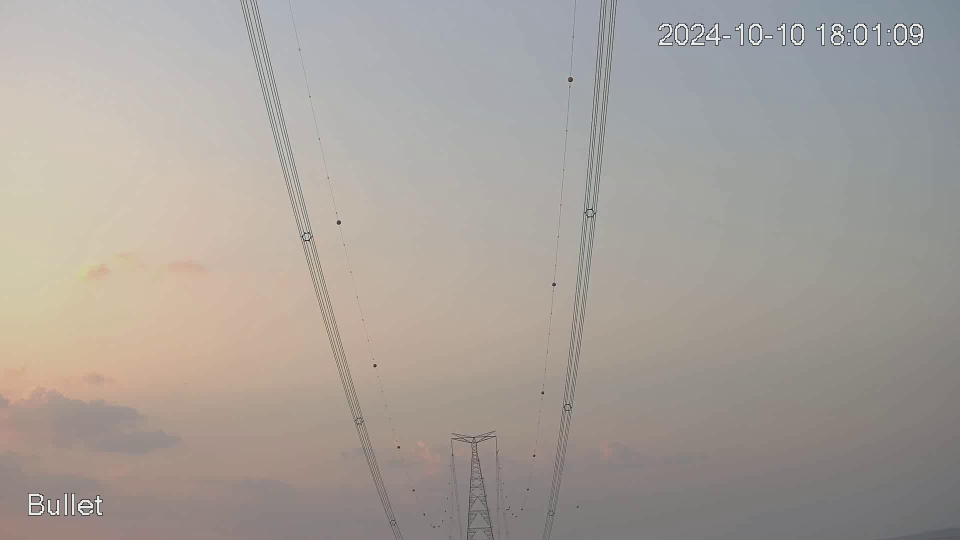
#> input picture foto3.jpg, 1920 x 1080 px, found by its file name (shown at 1/2 size)
$ jupyter execute --allow-errors calculate_angles.ipynb
#> lines starting #> are read from the running program, lines starting #| are printed output that depends on the picture
[cell 1]
import numpy as np
import cv2
import glob
import yaml
import pathlib

[cell 2]
with open("calibration_matrix.yaml", "r") as f:
    data = yaml.safe_load(f)
data

[cell 3]
src_points = np.array([
    [[1080/2, 1920/2]],    # Center point
    [[1080, 1920]],    # Bottom-right
    [[1080/2, 1920/2]],     # Top-left
    [[0,0]]
], dtype=np.float32)


h,  w = (1080,1920)

mtx = np.array(data['camera_matrix'])
dist = np.array(data['dist_coeff'])
newcameramtx, roi = cv2.getOptimalNewCameraMatrix(mtx, dist, (w,h), 1, (w,h))

cv2.undistortPoints(src_points, cameraMatrix=mtx, distCoeffs=dist)

[cell 4]
# some preparation
for s in src_points:
    x, y = s[0]
    x_n = (x - data['camera_matrix'][0][2]) / data['camera_matrix'][0][0]
    y_n = (y - data['camera_matrix'][1][2]) / data['camera_matrix'][1][1]
    print(f"({x}, {y}) \t-> ({x_n}, {y_n})")
    theta_h = np.arctan2(x_n, 1)
    theta_v = np.arctan2(y_n, 1)
    print(f"theta_h: {theta_h} rad, theta_v: {theta_v} rad")
    print(f"theta_h: {np.degrees(theta_h)} degree, theta_v: {np.degrees(theta_v)} degree")
    #
    print("Using cv2.undistortPoints:")
    x_n, y_n = cv2.undistortPoints(s, cameraMatrix=np.array(data['camera_matrix'])
                                , distCoeffs=np.array(data['dist_coeff']))[0][0]
    theta_h = np.arctan2(x_n, 1)
    theta_v = np.arctan2(y_n, 1)
    print(f"theta_h: {theta_h} rad, theta_v: {theta_v} rad")
    print(f"theta_h: {np.degrees(theta_h)} degree, theta_v: {np.degrees(theta_v)} degree")

    print()

Show FOV

[cell 5]
def get_fov(camera_matrix, image_size):
    fx = camera_matrix[0][0]
    fy = camera_matrix[1][1]
    cx = camera_matrix[0][2]
    cy = camera_matrix[1][2]

    width, height = image_size

    fov_x = 2 * np.arctan(width / (2 * fx))
    fov_y = 2 * np.arctan(height / (2 * fy))

    return np.degrees(fov_x), np.degrees(fov_y)

for camera_matrix in [mtx, newcameramtx]:
    print(get_fov(camera_matrix, (1920, 1080)))

# Create Function to get the angle:

[cell 6]
def get_angles(camera_matrix, coordinates, VERBOSE = False):
    # coordinates is the boundbox of the image
    x = (coordinates[0] + coordinates[2])/2
    y = (coordinates[1] + coordinates[3])/2
    mtx, dist = np.array(data['camera_matrix']), np.array(data['dist_coeff'])

    src = np.array([[[x, y]]], dtype=np.float32)
    x_n, y_n = cv2.undistortPoints(src, cameraMatrix= mtx
                                    , distCoeffs= dist)[0][0]
    # y_n is z_n at the article

    theta_azimute = np.arctan2(1,x_n)
    phi_polar = np.arccos(y_n / np.sqrt(x_n**2 + y_n**2 + 1) )

    if VERBOSE:
        print(f"pixesl ({x},{y}) \t-> normalized pos: ({x_n:.2}, {y_n:.2}, 1) \t-> angle (azimute, polar): " + \
              f"({np.rad2deg(theta_azimute):.3}º, {np.rad2deg(phi_polar):.3}º) \t-> 800*cos: ({800*np.cos(theta_azimute):.1f},{800*np.cos(phi_polar):.1f})")

    return theta_azimute, phi_polar

print("Upper Left")
get_angles(data, (0, 0, 0, 0),True)
print("Center")
get_angles(data, (0, 0, 1920, 1080),True)
print("Lower right")
get_angles(data, (1920, 1080, 1920, 1080),True)
# [6 lines of commented-out code are left out]

## Get values from a real flight (from CSV)

Using rotation angle of 7 degrees found

[cell 7]
def rot_x(theta):
    rot_matrix = np.array([
        [1,        0,           0       ],
        [0, np.cos(theta), -np.sin(theta)],
        [0, np.sin(theta), np.cos(theta)]
    ])
    return(rot_matrix)

#> (a cell that did not finish here is left out)

[cell 9]
import glob
import pandas as pd
import matplotlib.pyplot as plt
altura_camera = (12000 + 4360 + 12000 + 2500)* 10**-3

rotation_angle = np.deg2rad(7)
rotatation_matrix = rot_x(rotation_angle)

FPS = 15
CSVs = glob.glob('./results/*.csv')

#> (the rest of this cell did not finish here and is left out)

## Use a fake flight from Left to right

[cell 10]
vector_angles = []
vector_cartesian = []
time_vector = []
rotation_angle = np.deg2rad(7)
rotatation_matrix = rot_x(rotation_angle)
#> (the rest of this cell did not finish here and is left out)

### Calcular distancia pra catenaria

[cell 11]
from scipy.optimize import newton
from scipy.optimize import minimize


# Dados do cabo
w = 2.2204  # kgf/m
T0 = 3095.3485  # kgf
L = 828.64  # m
h = -0  # m (desnível)

altura_torre = (115360 + 9640) * 10**-3
metade_horizontal = 14300 * 10**-3

# Parâmetro da catenária
a = T0 / w

# Função para calcular a catenária nivelada (h = 0)
def catenaria(x):
    return a * np.cosh(x / a)

# Flecha (nívelada)
f = catenaria(L/2) - a

y = np.linspace(-L/2, L/2, 500) + L/2 # Frente
z = catenaria(y)-a+altura_torre-f  # Ajuste para y=0 no ponto mais baixo
x_menos = np.ones(y.shape)*(-metade_horizontal)
x_mais = np.ones(y.shape)*(metade_horizontal)


def distance_to_catenary(vector_cartesian):
    distances = []
    for bird_pos in vector_cartesian:
        x_bird, y_bird, z_bird = bird_pos

        min_distance = 9999
        final_result = 0
        for x_cable in [-metade_horizontal, metade_horizontal]:
            def objective_function(y):
                # Calculate the distance between the point and the catenary at a given y
                z_catenary = catenaria(y-L/2)-a+altura_torre-f
                distance = np.sqrt((x_cable - x_bird)**2 + (y - y_bird)**2 + (z_catenary - z_bird)**2)
                return distance

            # Use minimize to find the y that minimizes the distance
            result = minimize(objective_function, y_bird, bounds=[(0, L)]) #bounds=[(min(y), max(y))]
            if min_distance > result.fun:
                final_result = result

        optimal_y = final_result.x[0]
        min_distance = final_result.fun
        distances.append(min_distance)
    return distances

distances = distance_to_catenary(vector_cartesian)
#> (the rest of this cell did not finish here and is left out)

[cell 12]
CONSTANT = metade_horizontal #14.3

# [15 lines left out: function distance_to_catenary, not called in this run]

# [6 lines of commented-out code are left out]

[cell 13]
vector_cartesian

### Check: Usar uma imagem onde sabemos as posições

[cell 14]
radius = 840
altura_torre = (115360 + 9640) * 10**-3
vector_cartesian = []

#> (the rest of this cell did not finish here and is left out)

[cell 15]
img = cv2.imread('foto3.jpg')
#> img is the input picture: shape (1080, 1920, 3); mean B, G, R 154.1, 160, 166.5
radius = 829
ref_point = []
ref_3d_point = []
# [19 lines left out: function click_event, not called in this run]
            # cv2.putText()


# Create a window and set the callback function
cv2.imshow('image', img)
cv2.setMouseCallback('image', click_event)

cv2.waitKey(0)
cv2.destroyAllWindows()

ref_point

### Encontrar a Rotação da camera

Considerar a rotação "cima baixo da camera" (usar rotação no eixo X):
https://en.wikipedia.org/wiki/Rotation_matrix

[cell 16]
def rot_x(theta):
    rot_matrix = np.array([
        [1,        0,           0       ],
        [0, np.cos(theta), -np.sin(theta)],
        [0, np.sin(theta), np.cos(theta)]
    ])
    return(rot_matrix)

def MSE_rot(theta,ref_3d_point,altura_camera,altura_torre):
#> called with theta = 1, altura_camera = 30.86, altura_torre = 125
    rot_matrix = rot_x(theta)
    MSE = 0
    for point in ref_3d_point:
        point.resize(3,1)
        calculeted = (rot_matrix@point)[2] + altura_camera
        calculeted = np.sin(theta)*point[1] + np.cos(theta)*point[2] + altura_camera
        error = calculeted - altura_torre
        MSE += error**2
    MSE = MSE/len(ref_3d_point)

    return MSE

#> (the rest of this cell did not finish here and is left out)

$\min_{\theta} \{ h_{calculated} (\theta) - h_{real}$ \} =
$\min_{\theta} \{ (R_x(\theta) Pos_z + h_{camera}) - h_{real}$ \}

[cell 17]
from scipy.optimize import minimize

# theta_opt = minimize(lambda x: MSE_rot(x,ref_3d_point,altura_camera,altura_torre), 1)
num_point = 0
values = []
for num_point in range(len(ref_3d_point)):
    theta_opt = minimize(lambda x: find_error(x,ref_3d_point[num_point],altura_camera,altura_torre), np.deg2rad(5))
    print(theta_opt.success, theta_opt.message)
    values.append(theta_opt.x)
    print("Error found: ",find_error(theta_opt.x,ref_3d_point[num_point],altura_camera,altura_torre))

print(f"\nValues found ({np.rad2deg(values)} degrees)")

Using $\theta = 7$ degree

[cell 18]
img = cv2.imread('foto3.jpg')
radius = 840
rot_angle = np.deg2rad(5)
rot_matrix = rot_x(rot_angle)
ref_point = []
ref_3d_point = []
# [20 lines left out: function click_event, not called in this run]
            # cv2.putText()


# Create a window and set the callback function
cv2.imshow('image', img)
cv2.setMouseCallback('image', click_event)

cv2.waitKey(0)
cv2.destroyAllWindows()

[cell 19]
vector_cartesian = []
time_vector = []
for i,phi_polar in enumerate(np.linspace(0, np.pi, 100)):
    time_vector.append(i)
    x = radius * np.sin(phi_polar) * np.cos(theta_azimute)
    y = radius * np.sin(phi_polar) * np.sin(theta_azimute)
    z = radius * np.cos(theta_azimute)
    vector_cartesian.append((x, y, z))
    # [9 lines of commented-out code are left out]

plt.plot(time_vector, [a[0] for a in vector_cartesian], label='x')
plt.plot(time_vector, [a[1] for a in vector_cartesian], label='y')
plt.plot(time_vector, [a[2] for a in vector_cartesian], label='z')
plt.legend()
plt.grid()
plt.show()
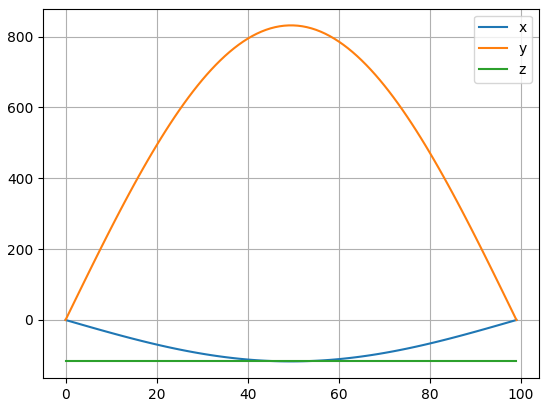
#> figure drawn by matplotlib, 1 panel; curve peaks at x = 0, y = 0; curve peaks at x = 49, y = 831.7
